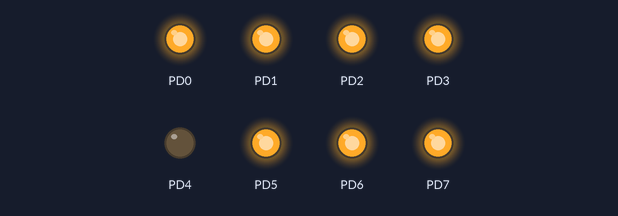
Simulated run of this program. Board: ATmega328P, built with avr-gcc and emulated at 16 MHz. On the bench: output pins drawn as LEDs (lit = HIGH).

Above: at 0.5 s.
At 1.5 s:
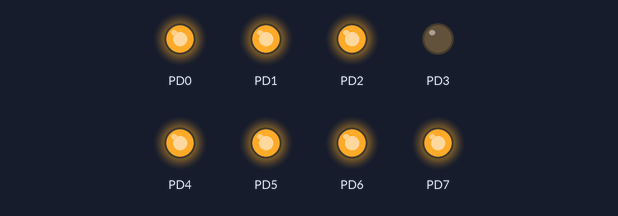
At 2.5 s:
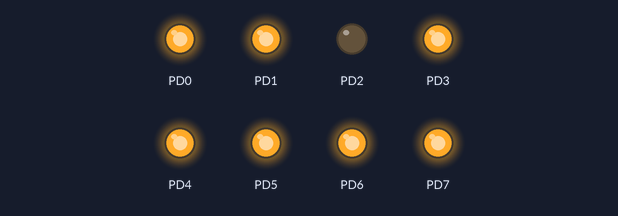
Timing chart, 0 to 3.4 s (numbered marks = the images above):
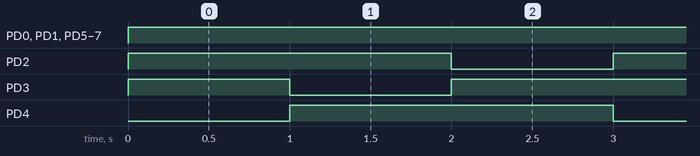

Measured:
- by itself, PD0, PD1, PD5–7: LOW → HIGH at 0.00 s
- by itself, PD2, PD4: alternates HIGH for 2.0 s and LOW for 1.0 s
- by itself, PD3: repeats every 3.0 s: LOW 1.0 s, HIGH 2.0 s

The program:

main.c
```c
/*
 * LED_RGB01.c
 *
 * Created: 2016-11-22 오후 5:41:35
 * Author : Exterra
 */
#define F_CPU 16000000L
#include <avr/io.h>
#include <util/delay.h>


int main(void)
{
	DDRD = 0xFF;
	// D0 ~ D7 pin 출력, (모든 핀을 출력하려면 비트 1로 만들기)
	// 반대로 모두 입력을 하려면 모든 비트를 0 으로 만들기

    /* Replace with your application code */
    while (1)
    {
		PORTD = 0xEF;
		_delay_ms(1000);
		PORTD = 0xF7;
		_delay_ms(1000);
		PORTD = 0xFB;
		_delay_ms(1000);
    }
}
```
